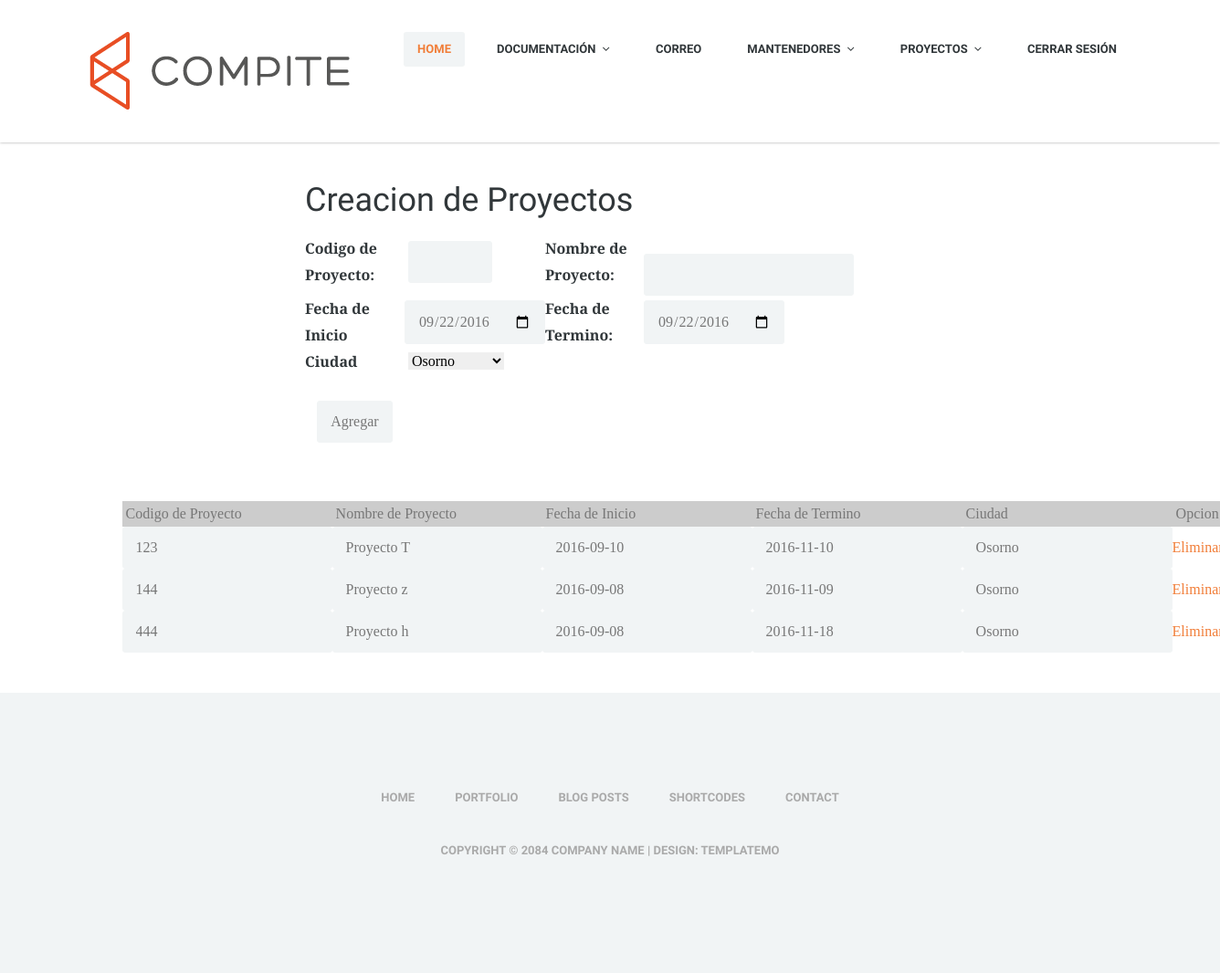
The page /creacion_proyecto.php (signed in) on the database its author committed.
### tables this page shows
CREATE TABLE `proyectos` (
  `codigo_proyecto` int(11) NOT NULL,
  `nombre_proyecto` varchar(45) default NULL,
  `inicio_proyecto` varchar(45) default NULL,
  `termino_proyecto` varchar(45) default NULL,
  `ciudad_proyecto` varchar(45) default NULL,
  PRIMARY KEY  (`codigo_proyecto`)
);

### creacion_proyecto.php (the view, shortened to what this page needs)
<?
 require('conexion.php');
?>
<!DOCTYPE html>
<html lang="en-US">
<head>
  <link rel="stylesheet" href="bootstrap/bootstrap.css">
  <link rel="stylesheet" href="css/misc.css">
  <link rel="stylesheet" href="css/orange-scheme.css">
  <link rel="stylesheet" href="css/estilo.css">
</head>
<body>
  <header class="site-header clearfix">
    <div class="container">
      <div class="row">
        <div class="col-md-12">
          <div class="pull-left logo">
            <a href="index.php">
              <img src="img/compite2.png" alt="Medigo by templatemo">
            </a>
          </div>
          <div class="main-navigation pull-right">
            <nav class="main-nav visible-md visible-lg">
              <ul class="sf-menu">
                <li class="active"><a href="index2.php">Home</a></li>
                      <li><a href="#">Documentación</a>
                      </li>
                      <li><a href="#">Correo</a>
                      </li>
                      <li><a href="archives.html">Mantenedores</a>
                      </li>
                         <li><a href="#">Proyectos</a>
                      </li>
                        <li><a href="desconectar_usuario.php">Cerrar sesión</a>
                </li>
              </ul>
            </nav>
          </div>
        </div>
      </div>
    </div>
  </header>
<div class="proyecto" >
  <h1>Creacion de Proyectos</h1>
<form method="POST" onSubmit="guardarProyecto();" >
  <table width="601" border="0">
    <tr>
      <td width="141"><strong>Codigo de Proyecto:</strong></td>
      <td width="144"><label ></label>
      <input type="number"min="0" max="999" id="codigo_proyecto"  required/></td>
      <td width="147"><strong>Nombre de Proyecto:</strong></td>
      <td width="151"><label for="textfield2"></label>
      <input type="text" id="nombre_proyecto" maxlength="45" required/></td>
    </tr>
    <tr>
      <td><strong>Fecha de Inicio</strong></td>
      <td><input required type="date" id="inicio_proyecto"  step="1" min="<?php echo date("Y-m-d");?>"value="<?php echo date("Y-m-d");?>"></td>
      <td><strong>Fecha de Termino:</strong></td>
      <td><input required type="date"  id="termino_proyecto"  min="<?php echo date("Y-m-d", strtotime(" 2 month"));?>" value="<?php echo date("Y-m-d");?>"></td>
    </tr>
    <tr>
      <td><strong>Ciudad</strong></td>
      <td><label for="select"></label>
        <select id="ciudad_proyecto" >
          <option >Osorno</option>
      </select></td>
      <td>&nbsp;</td>
      <td>&nbsp;</td>
    </tr>
    <tr>
      <td>&nbsp;</td>
      <td>&nbsp;</td>
      <td>&nbsp;</td>
      <td>&nbsp;</td>
    </tr>
    <tr>
      <td><div align="center">
        <input type="submit" value="Agregar" />
      </div></td>
    </tr>
  </table>
  <p>&nbsp;</p>
</form>
</div>
<div class="tabla">
    <table width="700" border="0" bgcolor="#CCCCCC">
    <?php
    $query="SELECT *  FROM proyectos";
    $resultado=$conex->query($query);
?>
    <tr>
      <td width="144" bgcolor="#CCCCCC">&nbsp;Codigo de Proyecto</td>
      <td width="144" bgcolor="#CCCCCC">&nbsp;Nombre de Proyecto</td>
      <td width="144" bgcolor="#CCCCCC">&nbsp;Fecha de Inicio</td>
      <td width="144" bgcolor="#CCCCCC">&nbsp;Fecha de Termino</td>
      <td width="140" bgcolor="#CCCCCC">&nbsp;Ciudad</td>
      <td width="140" bgcolor="#CCCCCC">&nbsp;Opcion</td>
    </tr>
    <?php while($row=$resultado->fetch_assoc()){ ?>
    <tr>
      <td><input type="text" value="<?php echo $row['codigo_proyecto'];?>"   readonly/></td>
      <td><input type="text" value="<?php echo $row['nombre_proyecto'];?>"   readonly/></td>
      <td><input type="text" value="<?php echo $row['inicio_proyecto'];?>"   readonly/></td>
      <td><input type="text" value="<?php echo $row['termino_proyecto'];?>"   readonly/></td>
      <td><input type="text" value="<?php echo $row['ciudad_proyecto'];?>"   readonly/></td>
      <td ><a href="eliminar_proyecto.php?codigo_proyecto=<?php echo $row['codigo_proyecto'];?>">Eliminar </a></td>
    </tr>
    <?php } ?>
    <td>
    </td>
</table>
</div>
  <footer class="site-footer">
    <div class="container">
      <div class="row">
        <div class="col-md-12">
          <nav class="footer-nav clearfix">
            <ul class="footer-menu">
              <li><a href="index.html">Home</a></li>
              <li><a href="portfolio.html">Portfolio</a></li>
              <li><a href="blog.html">Blog Posts</a></li>
              <li><a href="archives.html">Shortcodes</a></li>
              <li><a href="contact.html">Contact</a></li>
            </ul>
          </nav>
        </div>
      </div>
      <div class="row">
        <div class="col-md-12">
          <p class="copyright-text">Copyright &copy; 2084 Company Name
                    | Design: templatemo</p>
        </div>
      </div>
    </div>
  </footer>
</body>
</html>

### COMPITE/css/orange-scheme.css (style rules this page uses)
body { background: white; font-size: 16px; font-family: "PT Serif", Georgia, serif; font-weight: normal; font-style: normal; line-height: 28px; color: #777777; -webkit-font-smoothing: antialiased; -webkit-text-size-adjust: 100%; }
h1, h2, h3, h4, h5, h6 { color: #31373a; font-family: "Raleway", sans-serif; font-weight: normal; }
h1 { font-size: 36px; }
p { margin: 0 0 20px 0; }
strong, b { font-weight: bold; color: #31373a; }
a, a:visited { color: #f17e39; text-decoration: none !important; outline: 0; }
*, *:before, *:after { -moz-box-sizing: border-box; -webkit-box-sizing: border-box; box-sizing: border-box; }
.footer-menu, .copyright-text { text-align: center; }
.main-nav ul, .main_menu, .main_menu li ul, #filters, .pages, .project-single .meta-post, .archive-wrapper .archive-list, .categories ul, .thumbs, .footer-menu { list-style: none; padding: 0; margin: 0; }
a, a:visited { -webkit-transition: all 150ms ease-in; -moz-transition: all 150ms ease-in; -o-transition: all 150ms ease-in; transition: all 150ms ease-in; }
.site-header { position: fixed; top: 0; left: 0; width: 100%; background: white; box-shadow: rgba(0, 0, 0, 0.35) 0px 0px 3px; -moz-box-shadow: rgba(0, 0, 0, 0.35) 0px 0px 3px; -webkit-box-shadow: rgba(0, 0, 0, 0.35) 0px 0px 3px; z-index: 9999; padding: 35px 0; overflow: visible; transition: padding 0.3s ease-in-out; -moz-transition: padding 0.3s ease-in-out; -webkit-transition: padding 0.3s ease-in-out; }
.main-nav ul li { float: left; display: block; margin-left: 20px; position: relative; }
.main-nav ul li a { color: #31373a; font-size: 13px; font-weight: 700; text-transform: uppercase; font-family: "Raleway", sans-serif; padding: 5px 15px; display: block; -webkit-border-radius: 3px; -moz-border-radius: 3px; -ms-border-radius: 3px; -o-border-radius: 3px; border-radius: 3px; }
.main-nav ul li.active a { color: #f17e39; background-color: #f1f4f5; }
input, textarea { border: 0; color: #777777; padding: 8px 14px; background-color: #f1f4f5; border: 1px solid #f1f4f5; -webkit-border-radius: 3px; -moz-border-radius: 3px; -ms-border-radius: 3px; -o-border-radius: 3px; border-radius: 3px; }
.site-footer { background-color: #f1f4f5; padding: 100px 0; color: #aaaaaa; font-family: "Raleway", sans-serif; }
.footer-menu li { display: inline-block; margin: 0 20px; }
.footer-menu li a { color: #aaaaaa; font-size: 13px; text-transform: uppercase; font-weight: 700; }
.copyright-text { margin-top: 30px; font-weight: 700; text-transform: uppercase; font-size: 13px; }

### COMPITE/css/estilo.css (style rules this page uses)
* { border: 0; margin: 0; padding: 0; }
.proyecto { padding-left: 25%; margin-top:15%; }
.tabla { padding: 1em; padding-left: 10%; }

### rows shown on the page
proyectos: codigo_proyecto "123", nombre_proyecto "Proyecto T", inicio_proyecto "2016-09-10", termino_proyecto "2016-11-10", ciudad_proyecto "Osorno"
proyectos: codigo_proyecto "144", nombre_proyecto "Proyecto z", inicio_proyecto "2016-09-08", termino_proyecto "2016-11-09", ciudad_proyecto "Osorno"
proyectos: codigo_proyecto "444", nombre_proyecto "Proyecto h", inicio_proyecto "2016-09-08", termino_proyecto "2016-11-18", ciudad_proyecto "Osorno"
